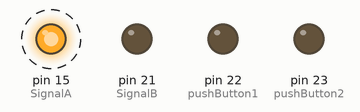
This sketch was run on a simulated Arduino Mega 2560, built with avr-gcc and run on an emulated ATmega2560. Parts: output pins drawn as LEDs (lit = HIGH). Dashed ring = blinking.

Above: at 0.5 s.
Timing chart, 0 to 4.6 s (numbered marks = the images above):
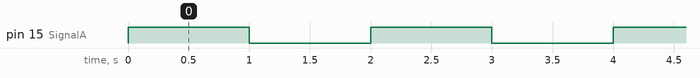

The sketch:

sketch_jan27a.ino
```cpp
#define pushButton2 23//GPIO23
#define pushButton1 22//GPIO22
#define SignalB 21//GPIO21
#define SignalA 15//GPIO15


//GND
//V5


void setup() {
  // put your setup code here, to run once:
pinMode(SignalA, OUTPUT);
pinMode(SignalB, OUTPUT);
pinMode(pushButton1, OUTPUT);
pinMode(pushButton2, OUTPUT);


}

void loop() {
  // put your main code here, to run repeatedly:
  digitalWrite(SignalA, HIGH);
  delay(1000) ;
  digitalWrite(SignalA, LOW);
    delay(1000) ;
}
```

Measured:
- by itself, pin 15 (SignalA): alternates HIGH for 1.0 s and LOW for 1.0 s
